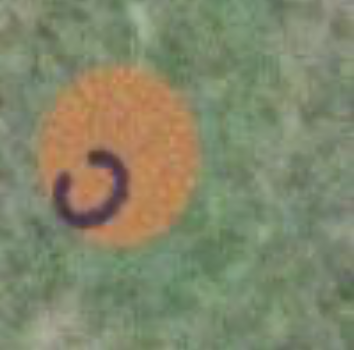
#> input picture UAS Project/Rough Code/Test_C.png, 354 x 350 px
$ python thresh+contouring.py
#> lines starting #> are read from the running program, lines starting #| are printed output that depends on the picture; after the words box and inside, x2 and y2 are one past the last pixel; in counts of white or black regions, pixels touching at a corner belong together
import cv2
import numpy as np
imge = cv2.imread('Test_C.png')
#> imge is the input picture: shape (350, 354, 3); mean B, G, R 106.5, 134.9, 130.1
# black_img = cv2.imread("black_img.png")
result =cv2.imread('result_c.png')
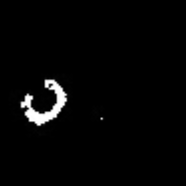
#> input picture UAS Project/Rough Code/result_c.png, 186 x 186 px
#> result is the input picture: shape (186, 186, 3); min 0, max 255, mean 5.6
# h,w,ch = imge.shape
# black_img = cv2.resize(black_img,(h,w))
# black_img = cv2.cvtColor(black_img,cv2.COLOR_BGR2GRAY)

grey_imge = cv2.cvtColor(imge,cv2.COLOR_BGR2GRAY)
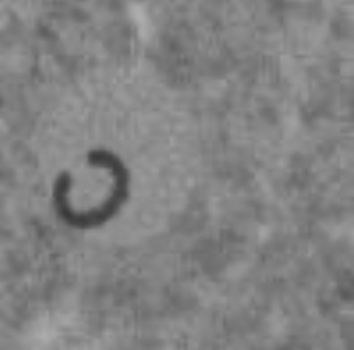
#> grey_imge: shape (350, 354); min 57, max 175, mean 130.3
list =[]
l = []
# c=[]
for i in range(50,255):

    _, binary_imagee = cv2.threshold(grey_imge, i, 255, cv2.THRESH_BINARY)
    edged = cv2.Canny(binary_imagee, 100, 200)
    contours, hierarchy = cv2.findContours(edged,
    cv2.RETR_EXTERNAL, cv2.CHAIN_APPROX_NONE)
    # print(contours)
    if len(contours) ==1 :
        list.append(edged)
        l.append(binary_imagee)
#> this loop made 205 passes
#> contours on passes 9 to 10: 3 contours, all with area under 20, 3 contours, all with area under 20
#> after the loop, l = 18 items; list = 18 items
        # [10 lines of commented-out code are left out]
if len(list) % 2  == 0:
    num = int((len(list))/2)
#> num = 9
    # print(num)
else :
    num = int((len(list)+1)/2)
    # print(int(num))


image = l[num]
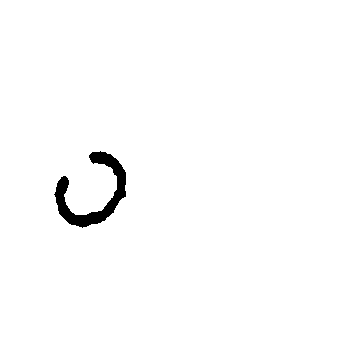
#> image: shape (350, 354); 98.6% white; 1 black region, box (x1, y1, x2, y2) and area: (54, 151, 126, 228) 1674
# print(image[0][0])
if (image[0][0])== 255 :
    final_image = cv2.bitwise_not(image)
else :
    final_image = image
cv2.imshow("success",final_image)
cv2.imshow("result",result)
# [25 lines of commented-out code are left out]
cv2.waitKey(0)
cv2.destroyAllWindows()
